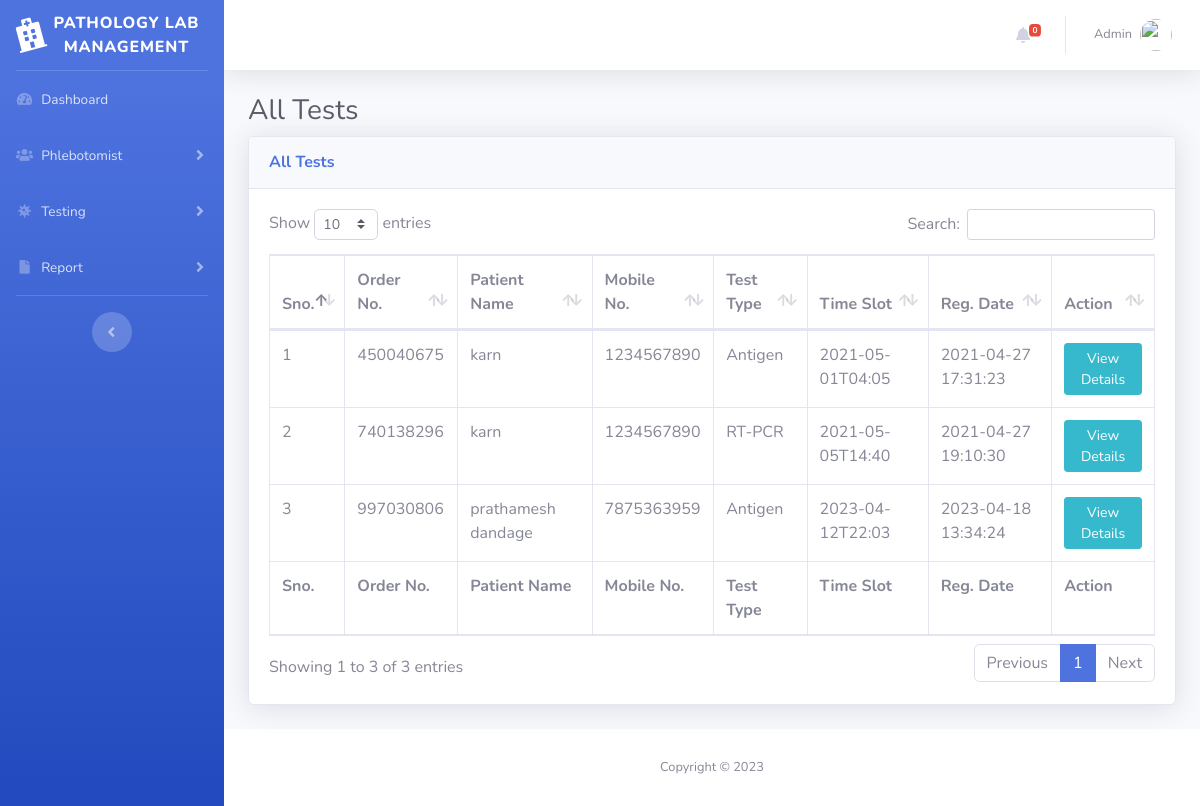
/all-test.php (signed in), run on the app's committed database.
### tables this page shows
CREATE TABLE `tbltestrecord` (
  `id` int(11) NOT NULL,
  `OrderNumber` bigint(14) DEFAULT NULL,
  `PatientMobileNumber` bigint(14) DEFAULT NULL,
  `TestType` varchar(100) DEFAULT NULL,
  `TestTimeSlot` varchar(120) DEFAULT NULL,
  `ReportStatus` varchar(100) DEFAULT NULL,
  `FinalReport` varchar(150) DEFAULT NULL,
  `ReportUploadTime` varchar(200) DEFAULT NULL,
  `RegistrationDate` timestamp NULL DEFAULT current_timestamp(),
  `AssignedtoEmpId` varchar(150) DEFAULT NULL,
  `AssigntoName` varchar(180) DEFAULT NULL,
  `AssignedTime` varchar(100) DEFAULT NULL
);

CREATE TABLE `tblpatients` (
  `id` int(11) NOT NULL,
  `FullName` varchar(120) DEFAULT NULL,
  `MobileNumber` bigint(12) DEFAULT NULL,
  `DateOfBirth` date DEFAULT NULL,
  `GovtIssuedId` varchar(150) DEFAULT NULL,
  `GovtIssuedIdNo` varchar(150) DEFAULT NULL,
  `FullAddress` varchar(255) DEFAULT NULL,
  `State` varchar(200) DEFAULT NULL,
  `RegistrationDate` timestamp NOT NULL DEFAULT current_timestamp()
);

### all-test.php (the view, shortened to what this page needs)
<?php session_start();
include_once('includes/config.php');
if (strlen($_SESSION['aid']==0)) {
  header('location:logout.php');
  } else{
?>
<!DOCTYPE html>
<html lang="en">
<head>
    <link href="vendor/fontawesome-free/css/all.min.css" rel="stylesheet" type="text/css">
    <link href="css/sb-admin-2.min.css" rel="stylesheet">
    <link href="vendor/datatables/dataTables.bootstrap4.min.css" rel="stylesheet">
</head>
<body id="page-top">
    <div id="wrapper">
  <?php include_once('includes/sidebar.php');?>
        <div id="content-wrapper" class="d-flex flex-column">
            <div id="content">
<?php include_once('includes/topbar.php');?>
                <div class="container-fluid">
                    <h1 class="h3 mb-2 text-gray-800">All Tests</h1>
                    <div class="card shadow mb-4">
                        <div class="card-header py-3">
                            <h6 class="m-0 font-weight-bold text-primary">All Tests</h6>
                        </div>
                        <div class="card-body">
                            <div class="table-responsive">
                                <form name="assignto" method="post">
                    <table class="table table-bordered" id="dataTable" width="100%" cellspacing="0">
                                    <thead>
                                        <tr>
                                            <th>Sno.</th>
                                            <th>Order No.</th>
                                            <th>Patient Name</th>
                                            <th>Mobile No.</th>
                                            <th>Test Type</th>
                                            <th>Time Slot</th>
                                            <th>Reg. Date</th>
                                            <th>Action</th>
                                        </tr>
                                    </thead>
                                      <tfoot>
                                            <tr>
                                            <th>Sno.</th>
                                            <th>Order No.</th>
                                            <th>Patient Name</th>
                                            <th>Mobile No.</th>
                                            <th>Test Type</th>
                                            <th>Time Slot</th>
                                            <th>Reg. Date</th>
                                            <th>Action</th>
                                        </tr>
                                    </tfoot>
                                    <tbody>
<?php $query=mysqli_query($con,"select tbltestrecord.OrderNumber,tblpatients.FullName,tblpatients.MobileNumber,tbltestrecord.TestType,tbltestrecord.TestTimeSlot,tbltestrecord.RegistrationDate,tbltestrecord.id as testid from tbltestrecord
join tblpatients on tblpatients.MobileNumber=tbltestrecord.PatientMobileNumber
    ");
$cnt=1;
while($row=mysqli_fetch_array($query)){
?>
                                        <tr>
                                            <td><?php echo $cnt;?></td>
                                            <td><?php echo $row['OrderNumber'];?></td>
                                            <td><?php echo $row['FullName'];?></td>
                                            <td><?php echo $row['MobileNumber'];?></td>
                                            <td><?php echo $row['TestType'];?></td>
                                            <td><?php echo $row['TestTimeSlot'];?></td>
                                             <td><?php echo $row['RegistrationDate'];?></td>
                                            <td>
                                <a href="test-details.php?tid=<?php echo $row['testid'];?>&&oid=<?php echo $row['OrderNumber'];?>" class="btn btn-info btn-sm">View Details</a>
                            </td>
                                        </tr>
<?php $cnt++;} ?>
                                    </tbody>
                                </table>
                                     </form>
                            </div>
                        </div>
                    </div>
                </div>
            </div>
    <?php include_once('includes/footer.php');?>
        </div>
    </div>
</body>
</html>
<?php } ?>

### includes/sidebar.php (shortened to what this page needs)
        <ul class="navbar-nav bg-gradient-primary sidebar sidebar-dark accordion" id="accordionSidebar">
            <a class="sidebar-brand d-flex align-items-center justify-content-center" href="#">
                <div class="sidebar-brand-icon rotate-n-15">
                     <i class="fas fa-hospital"></i>
                </div>
                <div class="sidebar-brand-text mx-9">PATHOLOGY LAB MANAGEMENT</div>
            </a>
            <hr class="sidebar-divider my-0">
<?php if($_SESSION['aid']):?>
     <li class="nav-item">
                <a class="nav-link" href="dashboard.php">
                    <i class="fas fa-fw fa-tachometer-alt"></i>
                    <span>Dashboard</span></a>
            </li>
    <li class="nav-item">
                <a class="nav-link collapsed" href="#" data-toggle="collapse" data-target="#collapseOne"
                    aria-expanded="true" aria-controls="collapseOne">
                    <i class="fas fa-fw fa-users"></i>
                    <span>Phlebotomist</span>
                </a>
            </li>
     <li class="nav-item">
                <a class="nav-link collapsed" href="#" data-toggle="collapse" data-target="#collapseTwo"
                    aria-expanded="true" aria-controls="collapseTwo">
                    <i class="fas fa-fw fa-virus"></i>
                    <span>Testing</span>
                </a>
            </li>
   <li class="nav-item">
                <a class="nav-link collapsed" href="#" data-toggle="collapse" data-target="#collapseThree"
                    aria-expanded="true" aria-controls="collapseThree">
                    <i class="fas fa-fw fa-file"></i>
                    <span>Report</span>
                </a>
            </li>
<?php endif;    ?>
            <hr class="sidebar-divider d-none d-md-block">
            <div class="text-center d-none d-md-inline">
                <button class="rounded-circle border-0" id="sidebarToggle"></button>
            </div>
        </ul>

### includes/topbar.php (shortened to what this page needs)
      <nav class="navbar navbar-expand navbar-light bg-white topbar mb-4 static-top shadow">
            <?php if($_SESSION['aid']):?>
                    <ul class="navbar-nav ml-auto">
<?php $query=mysqli_query($con,"select * from tbltestrecord where ReportStatus is null");
$count=mysqli_num_rows($query);
?>
                        <li class="nav-item dropdown no-arrow mx-1">
                            <a class="nav-link dropdown-toggle" href="#" id="alertsDropdown" role="button"
                                data-toggle="dropdown" aria-haspopup="true" aria-expanded="false">
                                <i class="fas fa-bell fa-fw"></i>
                                <span class="badge badge-danger badge-counter"><?php echo $count;?></span>
                            </a>
                        </li>
                        <li class="nav-item dropdown no-arrow">
                            <a class="nav-link dropdown-toggle" href="#" id="userDropdown" role="button"
                                data-toggle="dropdown" aria-haspopup="true" aria-expanded="false">
                <?php
$adid=$_SESSION['aid'];
$ret1=mysqli_query($con,"select AdminName from tbladmin where ID='$adid'");
while($row1=mysqli_fetch_array($ret1)){
?>
                                <span class="mr-2 d-none d-lg-inline text-gray-600 small"><?php  echo $row1['AdminName'];?></span>
                           <?php } ?>
                                <img class="img-profile rounded-circle"
                                    src="img/undraw_profile.svg">
                            </a>
                        </li>
                    </ul>
                <?php endif;?>
                </nav>

### includes/footer.php
<footer class="sticky-footer bg-white">
    <div class="container my-auto">
        <div class="copyright text-center my-auto">
            <span>Copyright &copy;  2023</span>
        </div>
    </div>
</footer>

### data on the page
tbltestrecord: OrderNumber "450040675", tblpatients.FullName "karn", tblpatients.MobileNumber "1234567890", TestType "Antigen", TestTimeSlot "2021-05-01T04:05", RegistrationDate "2021-04-27 17:31:23"
tbltestrecord: OrderNumber "740138296", tblpatients.FullName "karn", tblpatients.MobileNumber "1234567890", TestType "RT-PCR", TestTimeSlot "2021-05-05T14:40", RegistrationDate "2021-04-27 19:10:30"
tbltestrecord: OrderNumber "997030806", tblpatients.FullName "prathamesh dandage", tblpatients.MobileNumber "7875363959", TestType "Antigen", TestTimeSlot "2023-04-12T22:03", RegistrationDate "2023-04-18 13:34:24"

### other printed values
$count "0"
$row1['AdminName'] "Admin"
